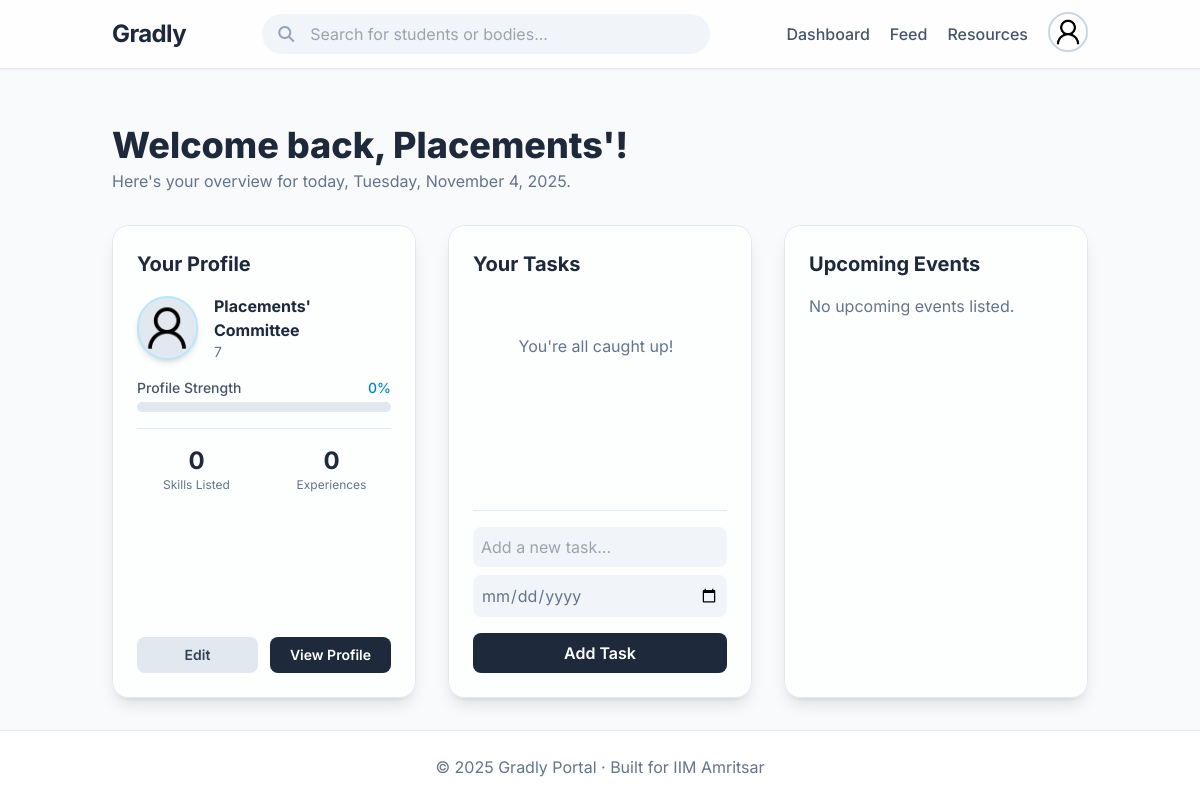
Page /dashboard (signed in) on the committed database.
### models.py (models this page shows, shortened)
class StudentBody(db.Model, UserMixin):
    id = db.Column(db.Integer, primary_key=True)
    name = db.Column(db.String(200), nullable=False)
    email = db.Column(db.String(200), unique=True, nullable=False)
    body_type = db.Column(db.String(100), nullable=True)
    description = db.Column(db.Text, nullable=True)
    password = db.Column(db.String(200), nullable=False)
    logo = db.Column(db.String(200), nullable=True)
    linkedin_url = db.Column(db.String(300), nullable=True)
    instagram_url = db.Column(db.String(300), nullable=True)
    posts = db.relationship("StudentBodyPost", backref="student_body", lazy=True, cascade="all, delete-orphan")
    events = db.relationship("BodyEvent", backref="body", lazy=True, cascade="all, delete-orphan")
    @property
    def user_type(self):
        return "body"

### routes/dashboard.py (the view, shortened to what this page needs)
@dashboard_bp.route('/dashboard', methods=['GET', 'POST'])
@login_required
def dashboard():
    tasks = Task.query.filter_by(user_id=current_user.id).order_by(Task.due_date).all()
    body_events = BodyEvent.query.order_by(BodyEvent.date.asc()).limit(5).all()
    form = TaskForm()
    return render_template(
        "dashboard.html",
        tasks=tasks,
        events=body_events,   # ✅ pass body events here
        form=form
    )

### forms.py
class TaskForm(FlaskForm):
    title = StringField('Task Title', validators=[DataRequired()])
    due_date = DateField('Deadline', format='%Y-%m-%d', validators=[DataRequired()])
    submit = SubmitField('Add Task')

### app.py (called while the page is built)
@login_manager.user_loader
def load_user(user_id):
    if user_id.startswith("U_"):
        roll = user_id.split("_", 1)[1]   # keep string as-is
        return User.query.get(roll)
    elif user_id.startswith("B_"):
        body_id = user_id.split("_", 1)[1]
        return StudentBody.query.get(int(body_id))
    return None

@app.before_request
def create_tables():
    db.create_all()

### templates/dashboard.html (shortened to what this page needs)
{% extends "base.html" %}
{% block content %}
<div class="mb-8">
    <h1 class="text-4xl font-extrabold text-slate-800">Welcome back, {{ current_user.name.split(' ')[0] }}!</h1>
    <p id="current-date" class="text-slate-500 mt-1">Here's your overview for today.</p>
</div>
<div class="grid md:grid-cols-3 gap-8">
    <div class="flex flex-col bg-white/70 backdrop-blur-lg p-6 rounded-2xl shadow-lg border border-slate-200">
        <h2 class="text-xl font-bold text-slate-800 mb-4">Your Profile</h2>
        <div class="flex items-center space-x-4 mb-4">
            <div class="w-16 h-16 rounded-full overflow-hidden border-2 border-sky-200 shadow-md bg-slate-200">
                {% if current_user.profile_pic %}
                <img src="{{ url_for('static', filename=current_user.profile_pic) }}" alt="Profile Picture"
                    class="w-full h-full object-cover">
                {% else %}
                <img src="{{ url_for('static', filename='default-profile.png') }}" alt="Default Picture"
                    class="w-full h-full object-cover">
                {% endif %}
            </div>
            <div>
                <p class="font-bold text-slate-800">{{ current_user.name }}</p>
                <p class="text-sm text-slate-500">{{ current_user.id }}</p>
            </div>
        </div>
        {% set total_items = 8 %}
        {% set completed_items = 0 %}
        {% if current_user.profile_pic %}{% set completed_items = completed_items + 1 %}{% endif %}
        {% if current_user.resume %}{% set completed_items = completed_items + 1 %}{% endif %}
        {% if current_user.phone %}{% set completed_items = completed_items + 1 %}{% endif %}
        {% if current_user.cgpa %}{% set completed_items = completed_items + 1 %}{% endif %}
        {% if current_user.work_experiences|length > 0 %}{% set completed_items = completed_items + 1 %}{% endif %}
        {% if current_user.internships|length > 0 %}{% set completed_items = completed_items + 1 %}{% endif %}
        {% if current_user.skills|length > 0 %}{% set completed_items = completed_items + 1 %}{% endif %}
        {% if current_user.certifications|length > 0 %}{% set completed_items = completed_items + 1 %}{% endif %}
        {% set percentage = (completed_items / total_items * 100)|round|int %}
        <div class="mb-4">
            <div class="flex justify-between mb-1">
                <span class="text-sm font-medium text-slate-600">Profile Strength</span>
                <span class="text-sm font-medium text-sky-600">{{ percentage }}%</span>
            </div>
            <div class="w-full bg-slate-200 rounded-full h-2.5">
            </div>
        </div>
        <div class="grid grid-cols-2 gap-4 text-center border-t border-slate-200 pt-4 mb-4">
            <div>
                <p class="text-2xl font-bold text-slate-800">{{ current_user.skills|length }}</p>
                <p class="text-xs text-slate-500">Skills Listed</p>
            </div>
            <div>
                <p class="text-2xl font-bold text-slate-800">{{ (current_user.work_experiences|length) +
                    (current_user.internships|length) }}</p>
                <p class="text-xs text-slate-500">Experiences</p>
            </div>
        </div>
        <div class="mt-auto flex gap-3">
            <a href="{{ url_for('profile.edit_profile') }}"
                class="w-1/2 text-center bg-slate-200 text-slate-700 px-4 py-2 rounded-lg font-semibold hover:bg-slate-300 transition-all text-sm">
                Edit
            </a>
            <a href="{{ url_for('profile.view_profile', user_id=current_user.id) }}"
                class="w-1/2 text-center bg-slate-800 text-white px-4 py-2 rounded-lg font-semibold hover:bg-sky-500 transition-all text-sm">
                View Profile
            </a>
        </div>
    </div>
    <div class="bg-white/70 backdrop-blur-lg p-6 rounded-2xl shadow-lg border border-slate-200">
        <h2 class="text-xl font-bold text-slate-800 mb-4">Your Tasks</h2>
        <ul class="space-y-3 mb-6 h-48 overflow-y-auto pr-2">
            {% for task in tasks %}
            <li class="flex justify-between items-center bg-slate-50/80 p-3 rounded-lg">
                <div class="flex items-center space-x-3">
                    <form method="POST" action="{{ url_for('tasks.toggle_task', task_id=task.id) }}">
                        <button type="submit"
                            class="w-6 h-6 rounded-full border-2 border-slate-300 flex items-center justify-center transition-all duration-200
                                {% if task.is_done %}bg-green-500 border-green-500{% else %}hover:border-sky-400{% endif %}">
                            {% if task.is_done %}
                            <i class="fa fa-check text-white text-xs"></i>
                            {% endif %}
                        </button>
                    </form>
                    <div class="{% if task.is_done %}line-through text-slate-400{% else %}text-slate-700{% endif %}">
                        <p class="font-medium">{{ task.title }}</p>
                        <small class="text-xs {% if task.is_done %}text-slate-400{% else %}text-slate-500{% endif %}">
                            Due: {{ task.due_date.strftime('%d %b %Y') if task.due_date else 'No deadline' }}
                        </small>
                    </div>
                </div>
                <div class="flex space-x-1 opacity-0 hover:opacity-100 transition-opacity">
                    <a href="{{ url_for('tasks.edit_task', task_id=task.id) }}"
                        class="h-7 w-7 flex items-center justify-center rounded-full text-slate-500 hover:bg-yellow-100 hover:text-yellow-600">
                        <i class="fa fa-pen text-xs"></i>
                    </a>
                    <form method="POST" action="{{ url_for('tasks.delete_task', task_id=task.id) }}">
                        <button type="submit"
                            class="h-7 w-7 flex items-center justify-center rounded-full text-slate-500 hover:bg-red-100 hover:text-red-600">
                            <i class="fa fa-trash text-xs"></i>
                        </button>
                    </form>
                </div>
            </li>
            {% else %}
            <p class="text-slate-500 text-center py-10">You're all caught up!</p>
            {% endfor %}
        </ul>
        <form method="POST" class="mt-4 border-t border-slate-200 pt-4">
            {{ form.title(class="w-full p-2 bg-slate-100 border-transparent rounded-lg mb-2 focus:ring-2
            focus:ring-sky-500 transition", placeholder="Add a new task...") }}
            {{ form.due_date(class="w-full p-2 bg-slate-100 border-transparent rounded-lg mb-2 focus:ring-2
            focus:ring-sky-500 transition text-slate-500", type="date") }}
            {{ form.submit(class="mt-2 w-full bg-slate-800 text-white font-semibold py-2 rounded-lg hover:bg-sky-500
            transition-all duration-300") }}
        </form>
    </div>
<div class="bg-white/70 backdrop-blur-lg p-6 rounded-2xl shadow-lg border border-slate-200">
    <h2 class="text-xl font-bold text-slate-800 mb-4">Upcoming Events</h2>
    <ul class="space-y-3">
        {% for event in events %}
        <li class="bg-slate-50/80 p-3 rounded-lg flex items-center space-x-4">
            <div
                class="flex-shrink-0 bg-sky-100 text-sky-600 h-10 w-10 rounded-lg flex flex-col items-center justify-center font-bold">
                <span class="text-xs -mb-1">{{ event.date.strftime('%b') }}</span>
                <span class="text-lg">{{ event.date.strftime('%d') }}</span>
            </div>
            <div>
                <p class="font-semibold text-slate-700">{{ event.title }}</p>
                <small class="text-slate-500">{{ event.date.strftime('%A, %d %B %Y') }}</small>
                <br>
                <small class="text-slate-400 italic">Hosted by {{ event.body.name }}</small>
            </div>
        </li>
        {% else %}
        <p class="text-slate-500">No upcoming events listed.</p>
        {% endfor %}
    </ul>
</div>
</div>
{% endblock %}

### templates/base.html (style rules this page uses)
body { font-family: 'Inter', sans-serif; }

### rows in the picture
StudentBody: name "Placements'", name "Placements' Committee", id "7"

### other values in the picture
{{ percentage }} "0"
{{ current_user.skills|length }} "0"
